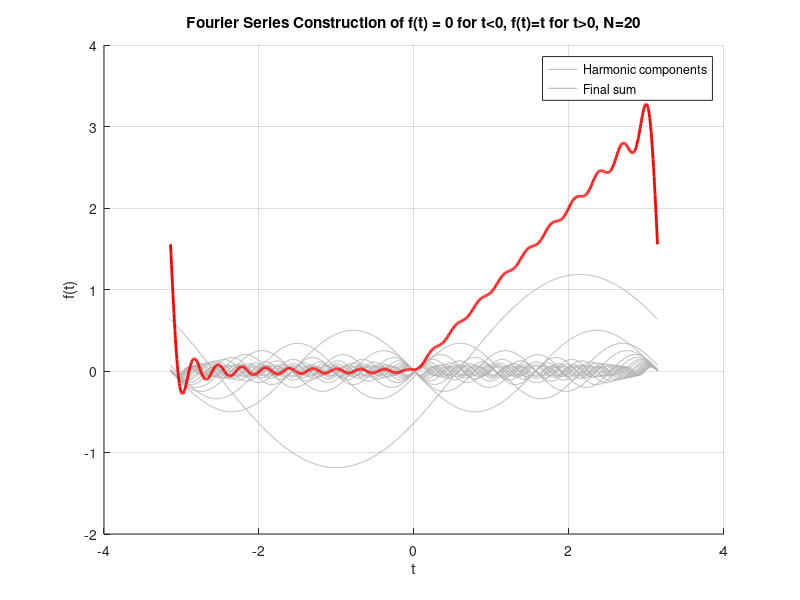

Here is the MATLAB script that generated this plot:
clear; clc; close all;

% Define time range
t = linspace(-pi, pi, 1000);
T = 2*pi;
N = 20; % number of harmonics

% Initialize signal
f_approx = zeros(size(t));

figure;
hold on;

% DC term (a0/2)
a0 = pi/2;
f_approx = f_approx + a0/2;

% Build the series term by term
for n = 1:N
    % Fourier coefficients
    if mod(n,2) == 0
        a_n = 0;
    else
        a_n = -2/(n^2*pi);
    end
    b_n = ((-1)^(n+1))/n;

    % nth harmonic
    v = a_n*cos(n*t) + b_n*sin(n*t);
    f_approx = f_approx + v;

    % Plot each harmonic component
    plot(t, v, 'Color', [0.7 0.7 0.7]); % gray individual harmonic
end

% Plot the final approximation
plot(t, f_approx, 'r', 'LineWidth', 2);
title(['Fourier Series Construction of f(t) = 0 for t<0, f(t)=t for t>0, N=', num2str(N)]);
xlabel('t');
ylabel('f(t)');
grid on;
legend('Harmonic components', 'Final sum');